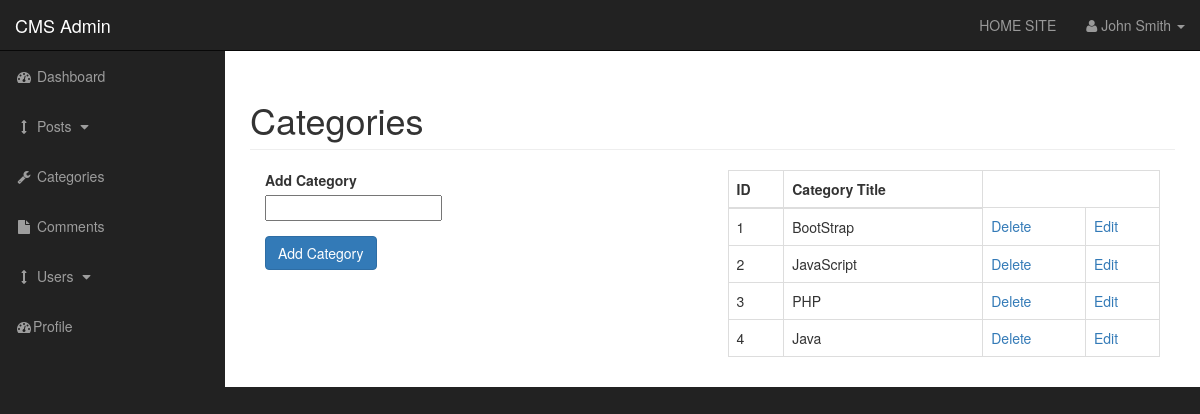
The app's page /cms/admin/categories.php, older data.
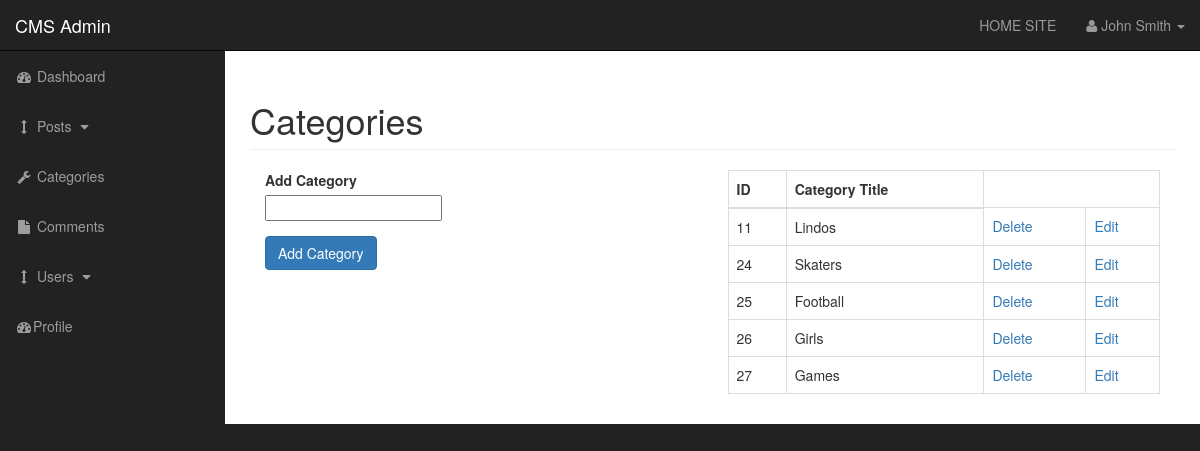
The same page, newer data.
### tables this page shows
CREATE TABLE `categories` (
  `cat_id` int(3) NOT NULL,
  `cat_title` varchar(255) NOT NULL
);

### cms/admin/functions.php (the view, shortened to what this page needs)
<?php
  require('includes/admin_header.php');
  function find_all_categories(){
    global $connection;
    $query = "SELECT * FROM categories;";
    $select_categories = mysqli_query($connection, $query);
    while ($row = mysqli_fetch_assoc($select_categories)) { ?>
      <tr>
        <td><?= $row['cat_id'] ?></td>
        <td><?= $row['cat_title'] ?></td>
        <td>
          <a href="categories.php?delete=<?= $row['cat_id'] ?>">
          Delete
          </a>
        </td>
        <td>
          <a href="categories.php?edit=<?= $row['cat_id'] ?>">
          Edit
          </a>
        </td>
      </tr>
      <?php
    }
  }
    ?>

### cms/admin/includes/admin_header.php (shortened to what this page needs)
<?php require_once('../includes/db.php'); ?>
<?php require_once('functions.php'); ?>
<!DOCTYPE html>
<html lang="en">
<head>
  <link href="css/bootstrap.min.css" rel="stylesheet">
  <link href="css/sb-admin.css" rel="stylesheet">
  <link href="font-awesome/css/font-awesome.min.css" rel="stylesheet" type="text/css">
</head>
<body>

### cms/admin/categories.php (shortened to what this page needs)
<?php require('includes/admin_header.php'); ?>
<div id="wrapper">
  <?php require('includes/admin_navigation.php'); ?>
  <div id="page-wrapper">
    <div class="container-fluid">
      <div class="row">
        <div class="col-lg-12">
          <h1 class="page-header">
            Categories
          </h1>
          <div class="col-xs-6">
            <form action="" method="post">
              <label for="cat_title">Add Category</label>
              <div class="form-group">
                <input type="text" name="cat_title">
              </div>
              <div class="form-group">
                <input class="btn btn-primary" type="submit" name="submit" value="Add Category">
              </div>
            </form>
          </div>
          <div class="col-xs-6">
            <table class="table table-bordered table-hover">
              <thead>
                <tr>
                  <th>ID</th>
                  <th>Category Title</th>
                </tr>
              </thead>
              <tbody>
                <?php find_all_categories(); ?>
              </tbody>
            </table>
          </div>
        </div>
      </div>
    </div>
  </div>
<?php require('includes/admin_footer.php'); ?>

### cms/admin/includes/admin_navigation.php (shortened to what this page needs)
<nav class="navbar navbar-inverse navbar-fixed-top" role="navigation">
    <div class="navbar-header">
        <a class="navbar-brand" href="index.php">CMS Admin</a>
    </div>
    <ul class="nav navbar-right top-nav">
        <li><a href="../index.php">HOME SITE</a></li>
        <li class="dropdown">
            <a href="#" class="dropdown-toggle" data-toggle="dropdown"><i class="fa fa-user"></i> John Smith <b class="caret"></b></a>
        </li>
    </ul>
    <div class="collapse navbar-collapse navbar-ex1-collapse">
        <ul class="nav navbar-nav side-nav">
            <li>
                <a href="index.html"><i class="fa fa-fw fa-dashboard"></i> Dashboard</a>
            </li>
            <li>
                <a href="javascript:;" data-toggle="collapse" data-target="#posts_drop_down"><i class="fa fa-fw fa-arrows-v"></i> Posts <i class="fa fa-fw fa-caret-down"></i></a>
            </li>
            <li>
                <a href="categories.php"><i class="fa fa-fw fa-wrench"></i> Categories</a>
            </li>
            <li class="">
                <a href="blank-page.html"><i class="fa fa-fw fa-file"></i> Comments</a>
            </li>
            <li>
                <a href="javascript:;" data-toggle="collapse" data-target="#users_drop_down"><i class="fa fa-fw fa-arrows-v"></i> Users <i class="fa fa-fw fa-caret-down"></i></a>
            </li>
            <li>
                <a href="index-rtl.html"><i class="fa fa-fw fa-dashboard"></i>Profile</a>
            </li>
        </ul>
    </div>
</nav>

### cms/admin/includes/admin_footer.php (shortened to what this page needs)
    </div>
</body>
</html>

### cms/admin/css/sb-admin.css (style rules this page uses)
body { margin-top: 100px; background-color: #222; }
@media (min-width:768px) { body { margin-top: 50px; } }
#wrapper { padding-left: 0; }
#page-wrapper { width: 100%; padding: 0; background-color: #fff; }
@media (min-width:768px) { #wrapper { padding-left: 225px; } }
@media (min-width:768px) { #page-wrapper { padding: 10px; } }
.top-nav { padding: 0 15px; }
.top-nav>li { display: inline-block; float: left; }
.top-nav>li>a { padding-top: 15px; padding-bottom: 15px; line-height: 20px; color: #999; }
@media (min-width:768px) { .side-nav { position: fixed; top: 51px; left: 225px; width: 225px; margin-left: -225px; border: none; border-radius: 0; overflow-y: auto; background-color: #222; } }
@media (min-width:768px) { .side-nav>li>a { width: 225px; } }

Row changes from the older to the newer data that the page shows:
removed categories: cat_id "1", cat_title "BootStrap"
removed categories: cat_id "2", cat_title "JavaScript"
removed categories: cat_id "3", cat_title "PHP"
removed categories: cat_id "4", cat_title "Java"
added categories: cat_id "11", cat_title "Lindos"
added categories: cat_id "24", cat_title "Skaters"
added categories: cat_id "25", cat_title "Football"
added categories: cat_id "26", cat_title "Girls"
added categories: cat_id "27", cat_title "Games"
